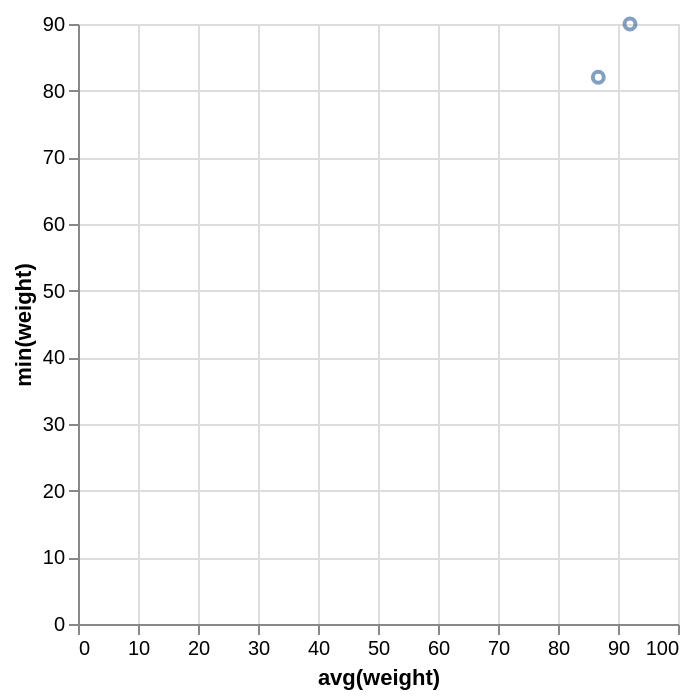

Vega-Lite specification for this chart:
### Vega-Lite specification from a JSON file in a GitHub repository (floating-point values rounded to 4 significant figures)
{"data": {"values": [{"x_data": 92, "y_data": 90}, {"x_data": 86.71, "y_data": 82}]}, "mark": "point", "encoding": {"x": {"field": "x_data", "type": "quantitative", "title": "avg(weight)"}, "y": {"field": "y_data", "type": "quantitative", "title": "min(weight)"}}}
